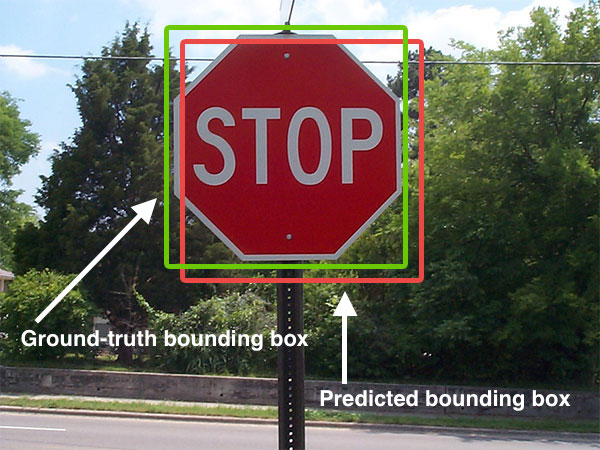
//> input picture clang_sample/img1.jpg, 600 x 450 px
$ ./002 ../../clang_sample/img1.jpg   (built with g++ and OpenCV 4)
//> lines starting //> are read from the running program, lines starting //| are printed output that depends on the picture
#include <cv.h>
#include <highgui.h>
#include <stdio.h>
#include <opencv2/opencv.hpp>
//002:エッジの検出 cvSobel, cvLaplace, cvCanny
//g++ `pkg-config --cflags opencv` `pkg-config --libs opencv` 002.cpp -o 002

using namespace cv;
int
main (int argc, char **argv)
{
  IplImage *src_img, *dst_img1, *dst_img2, *dst_img3;
  IplImage *tmp_img;

  // (1)画像の読み込み
  if (argc != 2 || (src_img = cvLoadImage (argv[1], CV_LOAD_IMAGE_GRAYSCALE)) == 0)
    return -1;
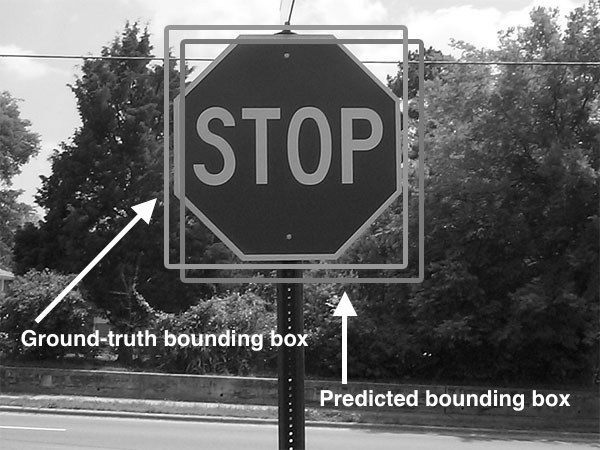
//> src_img: 450 rows x 600 cols, CV_8UC1; min 0, max 255, mean 97.6

  tmp_img = cvCreateImage (cvGetSize (src_img), IPL_DEPTH_16S, 1);
  dst_img1 = cvCreateImage (cvGetSize (src_img), IPL_DEPTH_8U, 1);
  dst_img2 = cvCreateImage (cvGetSize (src_img), IPL_DEPTH_8U, 1);
  dst_img3 = cvCreateImage (cvGetSize (src_img), IPL_DEPTH_8U, 1);

  // (2)Sobelフィルタによる微分画像の作成
  cvSobel (src_img, tmp_img, 1, 0);
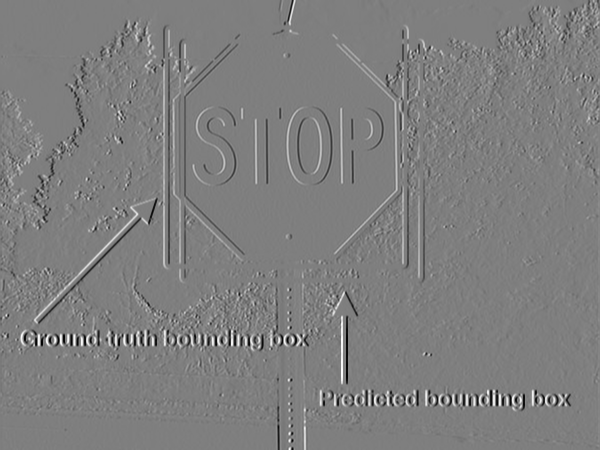
//> tmp_img: 450 rows x 600 cols, CV_16SC1; min -949, max 956, mean -0.8; drawn with min black and max white
  cvConvertScaleAbs (tmp_img, dst_img1);
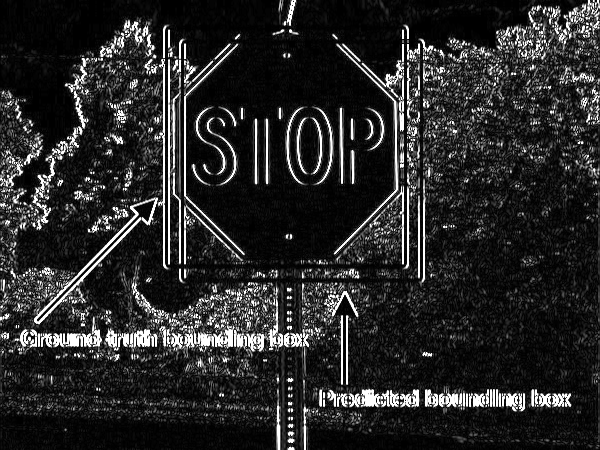
//> dst_img1: 450 rows x 600 cols, CV_8UC1; min 0, max 255, mean 40.6

  // (3)画像のLaplacianの作成
  cvLaplace (src_img, tmp_img);
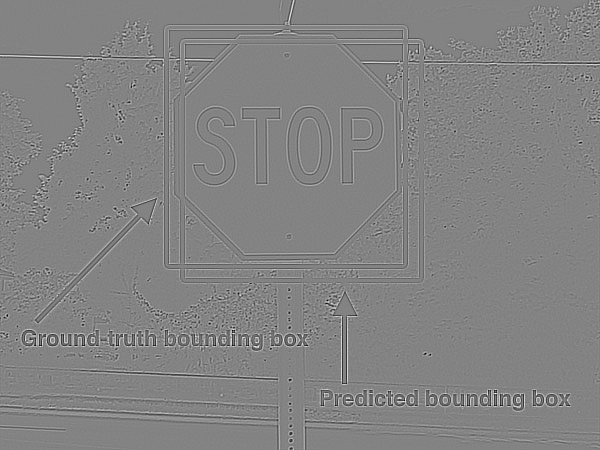
//> tmp_img: 450 rows x 600 cols, CV_16SC1; min -1448, max 1364, mean 0; drawn with min black and max white
  cvConvertScaleAbs (tmp_img, dst_img2);
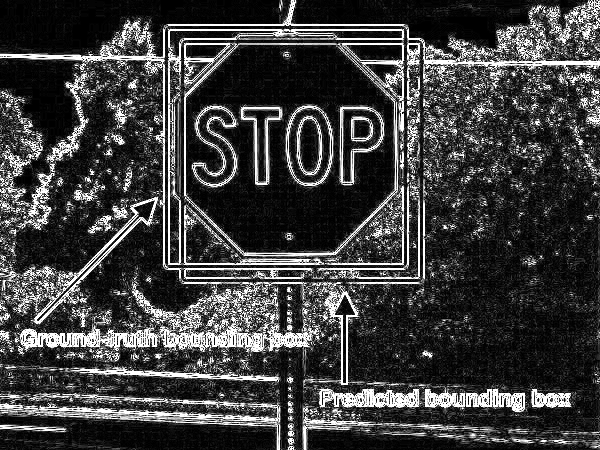
//> dst_img2: 450 rows x 600 cols, CV_8UC1; min 0, max 255, mean 61.9

  // (4)Cannyによるエッジ画像の作成
  cvCanny (src_img, dst_img3, 50.0, 200.0);
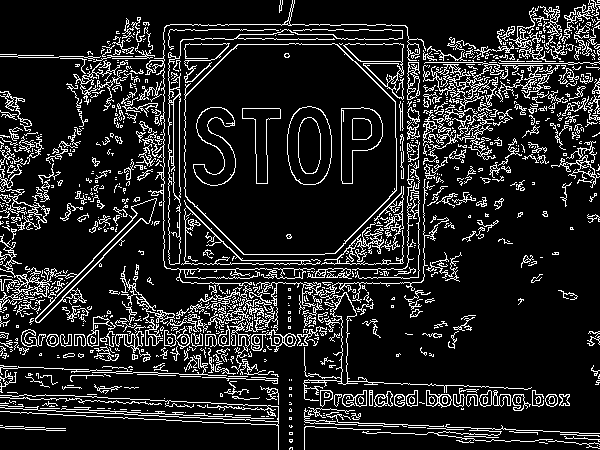
//> dst_img3: 450 rows x 600 cols, CV_8UC1; 13.7% white in thin lines or dots

  // (5)画像の表示
  cvNamedWindow ("Original", CV_WINDOW_AUTOSIZE);
  cvShowImage ("Original", src_img);
  cvNamedWindow ("Sobel", CV_WINDOW_AUTOSIZE);
  cvShowImage ("Sobel", dst_img1);
  cvNamedWindow ("Laplace", CV_WINDOW_AUTOSIZE);
  cvShowImage ("Laplace", dst_img2);
  cvNamedWindow ("Canny", CV_WINDOW_AUTOSIZE);
  cvShowImage ("Canny", dst_img3);
  cvWaitKey (0);

  cvDestroyWindow ("Original");
  cvDestroyWindow ("Sobel");
  cvDestroyWindow ("Laplace");
  cvDestroyWindow ("Canny");
  cvReleaseImage (&src_img);
  cvReleaseImage (&dst_img1);
  cvReleaseImage (&dst_img2);
  cvReleaseImage (&dst_img3);
  cvReleaseImage (&tmp_img);

  return 0;
}
